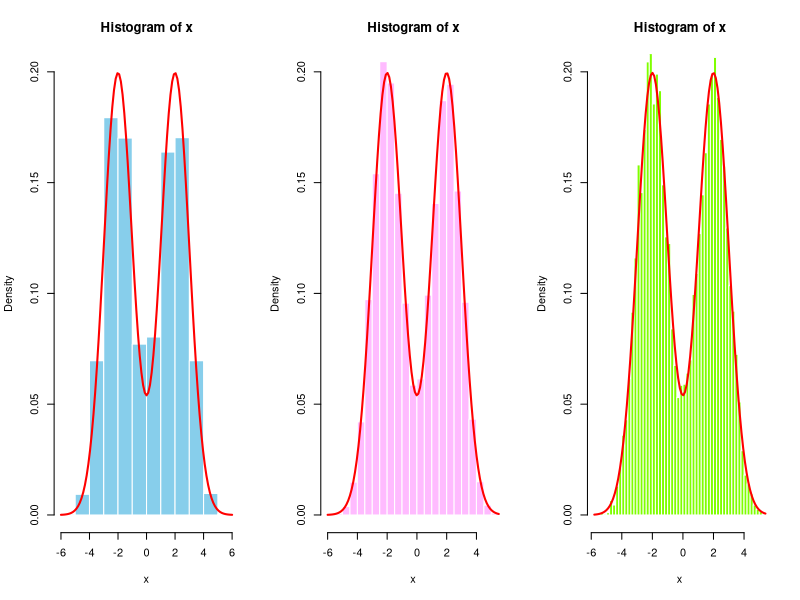
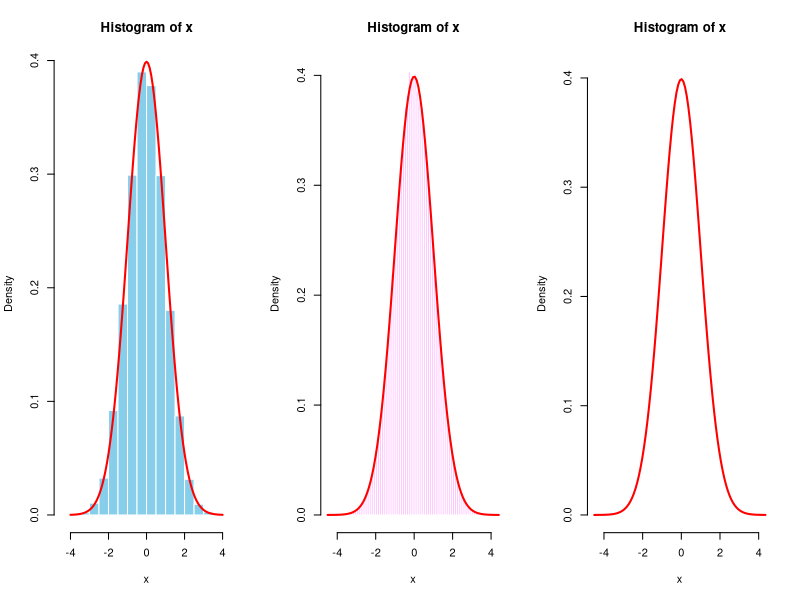
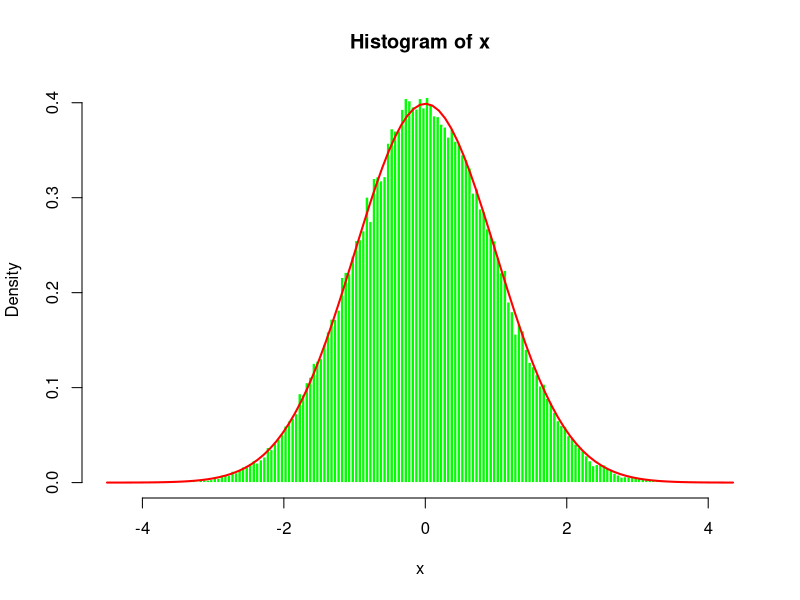

Source code (R) for these figures, in order:
##############################
# Unit 5 Notes               #
##############################

# Suppose $X_{1} \sim N(-2, 1)$, $X_{2} \sim N(2, 1)$, and $X_{1} \ind X_{2}$. 
# Simulating the following using $R$:
#    F_{X}(x) := 0.5 F_{X_{1}}(x_{1}) + 0.5 F_{X_{2}}(x_{2})
# Create three histograms; the first one shall have 10 bins, the second 25, 
# and the third 50. What patterns do you notice?

n <- 10000
x1 <- rnorm(n, -2, 1)
x2 <- rnorm(n, 2, 1)

# Mixture version
k <- sample(1:2, size = n, replace = TRUE, prob = c(0.5, 0.5))
x <- ifelse(k == 1, x1, x2)

true_curve <- function(x){
  f1 <- 0.5 * dnorm(x, -2, 1)
  f2 <- 0.5 * dnorm(x, 2, 1)
  return(f1 + f2)
}

# Found colours here: https://r-charts.com/colors/ 
par(mfrow = c(1, 3))
hist(x, prob = TRUE, ylim = c(0, 0.2), breaks = 10, 
     col = "skyblue", border = "white")
curve(true_curve(x), col = "red", lwd = 2, add = TRUE)

hist(x, prob = TRUE, ylim = c(0, 0.2), breaks = 25, 
     col = "plum1", border = "white")
curve(true_curve(x), col = "red", lwd = 2, add = TRUE)

hist(x, prob = TRUE, ylim = c(0, 0.2), breaks = 50, 
     col = "chartreuse", border = "white")
curve(true_curve(x), col = "red", lwd = 2, add = TRUE)

# Generate a random sample from the standard Gaussian distribution. 
# Compute the number of breaks in R manually using Struges' rule, and then 
# compare this to the default settings of hist(). 

par(mfrow = c(1, 3))

n <- 10^5
x <- rnorm(n)
# Doing this manually
nclass <- ceiling(1 + log2(n))
breaks <- seq(min(x), max(x), diff(range(x) / nclass))
# Using built-in R function
h <- hist(x, prob = TRUE, col = "skyblue", border = "white")
curve(dnorm(x), -4, 4, col = "red", lwd = 2, add = TRUE)

# comparing the breaks 
breaks 
h$breaks
# the reason why this is the case is because R actually uses a modified version
# of Sturges' rule for it to look "better". Let's look at the source code:
graphics::hist.default 

# Generate a random sample from the standard Gaussian distribution. 
# Compute the number of breaks manually in R using Scott's normal reference rule, 
# and then compare this to setting hist($\cdot$, breaks = ``Scott").

# Manually
breaks2 <- seq(min(x), max(x), by = 3.49 * sd(x) * n^(-1/3))

# Using R
h2 <- hist(x, prob = TRUE, breaks = "Scott", 
           col = "plum1", border = "white")
curve(dnorm(x), col = "red", lwd = 2, add = TRUE)

h2$breaks

# They look a lot different; again, a lot of this comes from R trying to give 
# more beautiful breaks...

# Generate a random sample from the standard Gaussian distribution. 
# Compute the number of breaks manually in R using the Freedman-Diaconis rule, 
# and then compare this to setting hist($\cdot$, breaks = ``FD").

# Manually
breaks3 <- seq(min(x), max(x), by = 2 * IQR(x) * n^(-1/3))
breaks3

# Using R
h3 <- hist(x, prob = TRUE, breaks = "FD", 
           col = "chartreuse", border = "white")
curve(dnorm(x), col = "red", lwd = 2, add = TRUE)
h3$breaks

# BELOW IS OPTIONAL...
# Version 4 (according to the OG source, 2.59 should be used for FD,
# but 2 was recommended by the authors.)

par(mfrow = c(1, 1))

# Manually
breaks4 <- seq(min(x), max(x), by = 2.59 * IQR(x) * n^(-1/3))
breaks4

# Using R
h4 <- hist(x, prob = TRUE, breaks = "FD", 
           col = "green", border = "white")
curve(dnorm(x), col = "red", lwd = 2, add = TRUE)
h4$breaks




